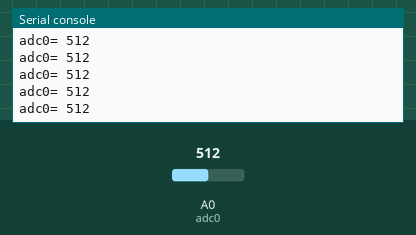
Recording of a program running on a simulated ESP8266 board running MicroPython. Shown: the last lines printed to the serial console. The test bench sets the inputs (shaded band); at power-on: A0 (adc0) = 512 (analog values on the 0–1023 scale).

Above: at 1.2 s.
1.3 s: A0 (adc0) set to 716
At 1.31 s:
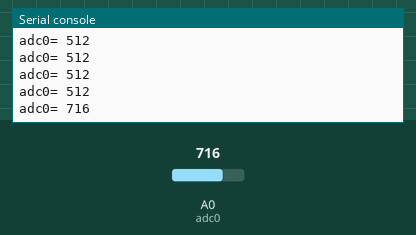
2.8 s: A0 (adc0) set to 900
At 2.81 s:
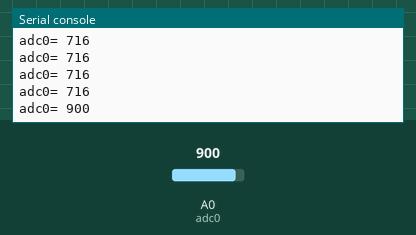
Timing chart, 0 to 5.8 s (numbered marks = the images above; inputs shaded):
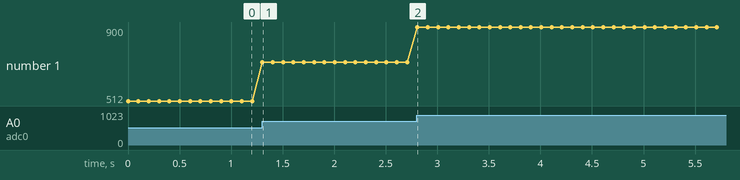

Measured:
- after the input at 1.3 s, the serial console: prints a new line at once (image 1)
- after the input at 2.8 s, the serial console: prints a new line at once (image 2)
- plotted number 1: 512 → 716 after the input at 1.3 s, 716 → 900 after the input at 2.8 s

The program:

analogRead.py
```python
#hardware platform: FireBeetle-ESP8266

from machine import ADC
import time

adc0=ADC(0)                     #create ADC object on ADC pin

while True:
  print("adc0=",adc0.read())    #read value, 0-1024
  time.sleep(0.1)
```
